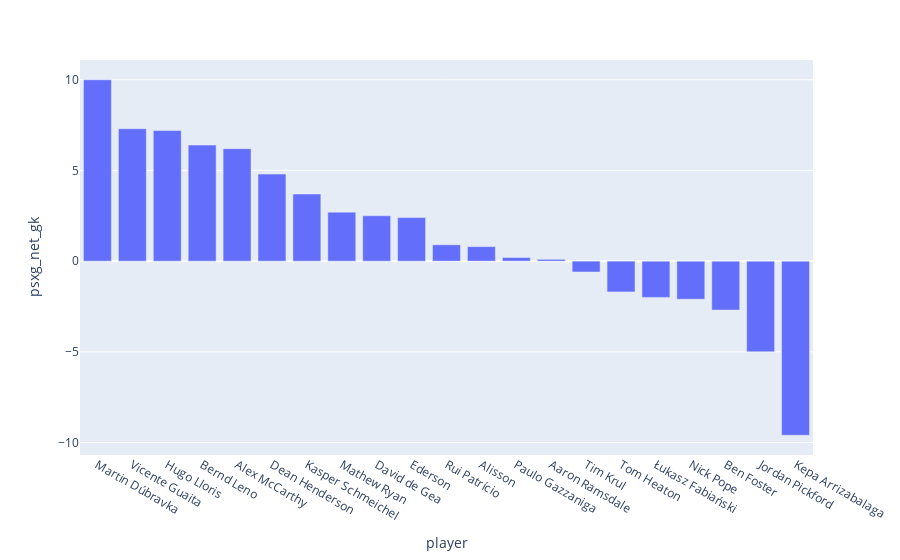

Notebook code cell kept with this figure:
### Code cell
plot(keeper,'player','psxg_net_gk','bar')

### Figure 1 — Plotly figure (JSON) as saved in the notebook; plotly's stock layout.template omitted (floating-point values rounded to 4 significant figures)
{"data": [{"alignmentgroup": "True", "hovertemplate": "player=%{x}<br>psxg_net_gk=%{y}<extra></extra>", "legendgroup": "", "marker": {"color": "#636efa"}, "name": "", "offsetgroup": "", "orientation": "v", "showlegend": false, "textposition": "auto", "type": "bar", "x": ["Alisson", "Kepa Arrizabalaga", "Martin Dúbravka", "Ederson", "Łukasz Fabiański", "Ben Foster", "Paulo Gazzaniga", "David de Gea", "Vicente Guaita", "Tom Heaton", "Dean Henderson", "Tim Krul", "Bernd Leno", "Hugo Lloris", "Alex McCarthy", "Rui Patrício", "Jordan Pickford", "Nick Pope", "Aaron Ramsdale", "Mathew Ryan", "Kasper Schmeichel"], "xaxis": "x", "y": [0.8, -9.6, 10, 2.4, -2, -2.7, 0.2, 2.5, 7.3, -1.7, 4.8, -0.6, 6.4, 7.2, 6.2, 0.9, -5, -2.1, 0.1, 2.7, 3.7], "yaxis": "y"}], "layout": {"barmode": "relative", "legend": {"tracegroupgap": 0}, "margin": {"t": 60}, "xaxis": {"anchor": "y", "categoryorder": "total descending", "domain": [0, 1], "title": {"text": "player"}}, "yaxis": {"anchor": "x", "domain": [0, 1], "title": {"text": "psxg_net_gk"}}}}
